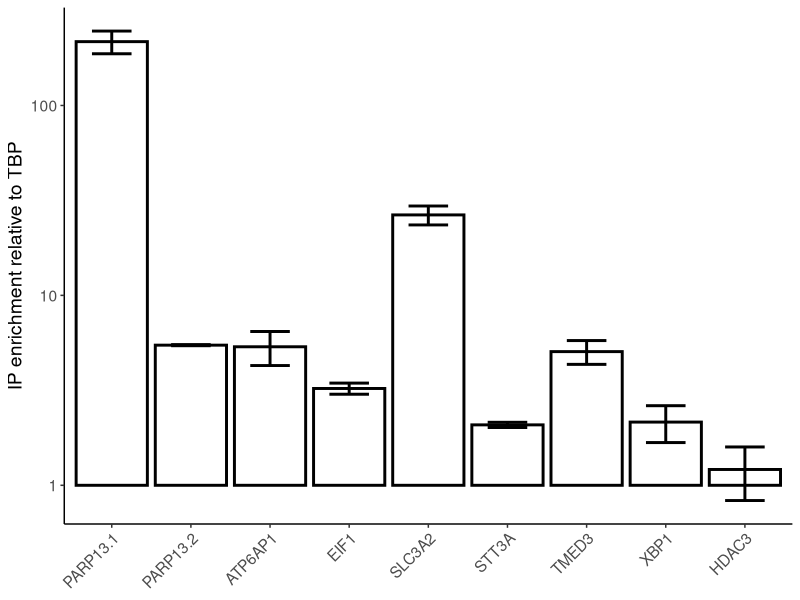
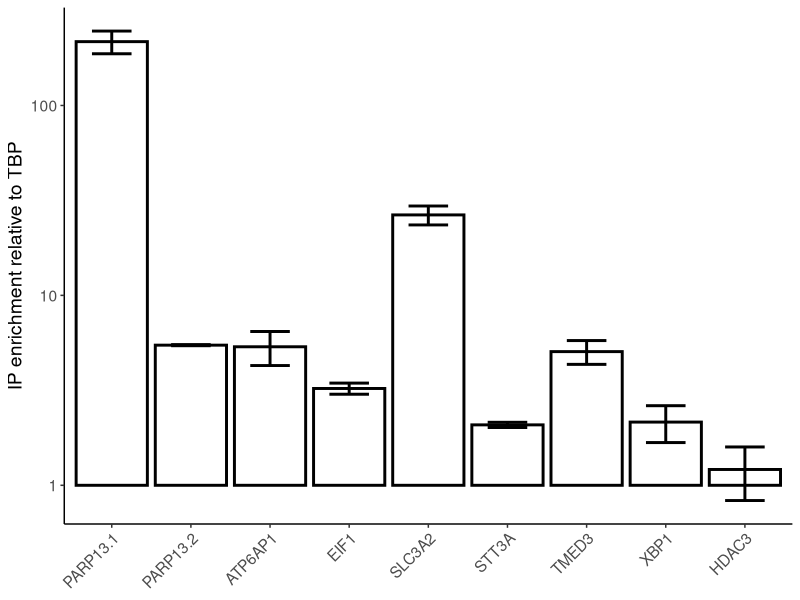

Write the R code that produced these figures, in order.
library(tidyverse)

# analyze qPCR
qPCR<-read.csv("data/20220405_P13IP.csv")
qPCR2<-read.csv("data/20220408_PARP13IP.csv")

ctrl_transcript<-"TBP"
ctrl_sample <- "input_1"

qPCR<-filter(qPCR, Sample.Name %in% c("IP_1", "input_1"))
qPCR$Ct<-as.numeric(qPCR$Ct)

summary_data<-qPCR %>% mutate(dCT=0, ddCT=0)
for(i in 1:nrow(summary_data)){
    summary_data[i,"dCT"]<-summary_data[i,"Ct"]-mean(summary_data[which(summary_data$Sample.Name == ctrl_sample & 
                                                                            summary_data$Target.Name==summary_data[i,"Target.Name"]),"Ct"])
}
for(i in 1:nrow(summary_data)){
    summary_data[i,"ddCT"]<-summary_data[i,"dCT"]-mean(summary_data[which(summary_data$Sample.Name==summary_data[i,"Sample.Name"] & 
                                                                              summary_data$Target.Name== ctrl_transcript), "dCT"])
}

summary_data<-summary_data %>% mutate(Expression=2^-ddCT) %>%
    filter(Target.Name != ctrl_transcript,
           Sample.Name != ctrl_sample)

plot<- summary_data %>% group_by(Target.Name) %>%
    dplyr::summarize(upper_error = sd(Expression)/length(n) + mean(Expression),
                     lower_error = mean(Expression) - sd(Expression)/length(n),
                     Expression = mean(Expression)) %>%
    unique()

qPCR2<-qPCR2 %>% filter(Target.Name != "ERI3") # high variability and high Ct

summary_data2<-qPCR2 %>% mutate(dCT=0, ddCT=0)
for(i in 1:nrow(summary_data2)){
    summary_data2[i,"dCT"]<-summary_data2[i,"Ct"]-mean(summary_data2[which(summary_data2$Sample.Name == ctrl_sample & 
                                                                            summary_data2$Target.Name==summary_data2[i,"Target.Name"]),"Ct"])
}
for(i in 1:nrow(summary_data2)){
    summary_data2[i,"ddCT"]<-summary_data2[i,"dCT"]-mean(summary_data2[which(summary_data2$Sample.Name==summary_data2[i,"Sample.Name"] & 
                                                                              summary_data2$Target.Name== ctrl_transcript), "dCT"])
}

summary_data2<-summary_data2 %>% mutate(Expression=2^-ddCT) %>%
    filter(Target.Name != ctrl_transcript,
           Sample.Name != ctrl_sample)

plot2<- summary_data2 %>% group_by(Target.Name) %>%
    dplyr::summarize(upper_error = sd(Expression)/length(n) + mean(Expression),
                     lower_error = mean(Expression) - sd(Expression)/length(n),
                     Expression = mean(Expression)) %>%
    unique()
plot<-rbind(plot, plot2)

ggplot(plot, aes(x = factor(Target.Name, 
                            levels = c("PARP13.1", "PARP13.2", "ATP6AP1", "EIF1", 
                                       "SLC3A2", "STT3A", "TMED3","XBP1", "HDAC3")),
                 ymin = lower_error,
                 ymax = upper_error)) +
    geom_bar(aes(y=Expression),
             stat="identity",
             color = "black",
             fill = "white",
             size = 1) +
    geom_errorbar(width=0.5,
                  size = 1) +
    theme_classic() +
    theme(text = element_text(size = 14),
          legend.title = element_blank(),
          axis.text.x = element_text(angle = 45, h = 1)) +
    xlab(NULL) +
    ylab("IP enrichment relative to TBP") +
    scale_y_log10()
ggsave("PARP13_IP.jpeg", width = 7, height = 3.5, units = "in")


